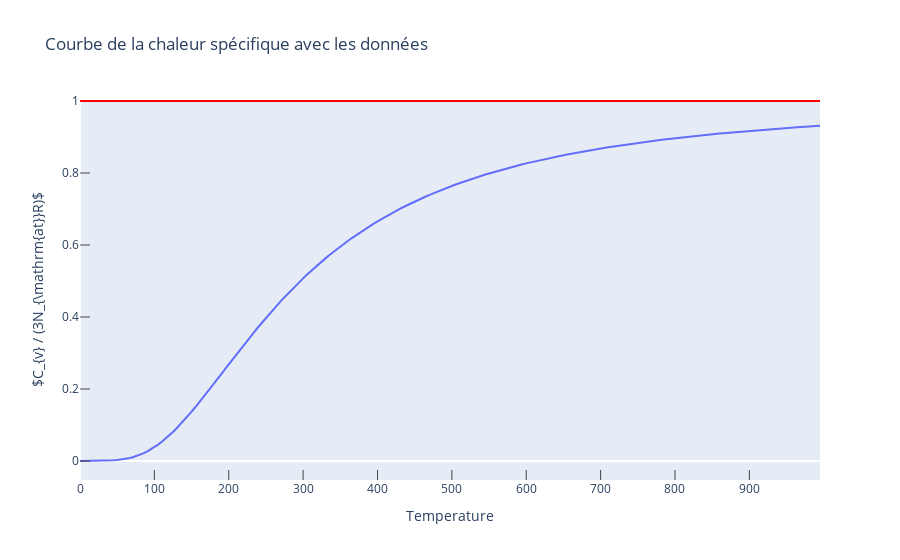

Notebook source saved alongside this figure:
### Markdown cell above
# Chaleur spécifique

### Code cell
temperatures = np.arange(0,1000,5)
R = 8.314
nat = len(prim_struc)
ph_cv = np.array([ph_dos.cv(temperatures[i]) for i in range(len(temperatures))])/(3*nat*R)

fig = go.Figure()
scatter = go.Scatter(x=temperatures, y=ph_cv)
fig.add_trace(scatter)
fig.add_hline(y=1, line_width=2, line_color="red")
fig.update_layout(
    xaxis =  {'mirror': True, 'showgrid': False, 'ticks': 'inside', 'ticklen':10},
    yaxis =  {'mirror': True, 'showgrid': False, 'ticks': 'inside', 'ticklen':10},
    xaxis_title = "Temperature",
    yaxis_title = "$C_{v} / (3N_{\mathrm{at}}R)$",
    title = "Courbe de la chaleur spécifique avec les données"
)
fig.show()

### Figure 1 — Plotly figure (JSON) as saved in the notebook; plotly's stock layout.template omitted (floating-point values rounded to 4 significant figures; data arrays with more than 128 entries replaced by an {"elided": "..."} marker saying what was removed)
{"data": [{"type": "scatter", "x": {"elided": "200 int values"}, "y": {"elided": "200 float values"}}], "layout": {"shapes": [{"line": {"color": "red", "width": 2}, "type": "line", "x0": 0, "x1": 1, "xref": "x domain", "y0": 1, "y1": 1, "yref": "y"}], "title": {"text": "Courbe de la chaleur spécifique avec les données"}, "xaxis": {"mirror": true, "showgrid": false, "ticklen": 10, "ticks": "inside", "title": {"text": "Temperature"}}, "yaxis": {"mirror": true, "showgrid": false, "ticklen": 10, "ticks": "inside", "title": {"text": "$C_{v} / (3N_{\\mathrm{at}}R)$"}}}}
